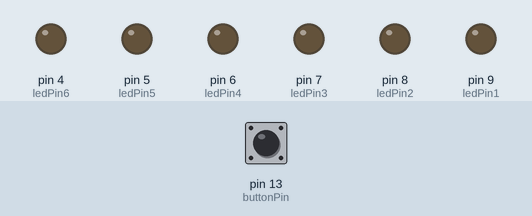
A sketch run on a simulated Arduino Uno, built with avr-gcc and run on an emulated ATmega328P. Shown: output pins drawn as LEDs (lit = HIGH). The test bench sets the inputs (shaded band); at power-on: pin 13 (buttonPin) LOW.

Above: at 1.2 s.
1.3 s: pin 13 (buttonPin) pulled HIGH for 0.15 s
At 2.7 s:
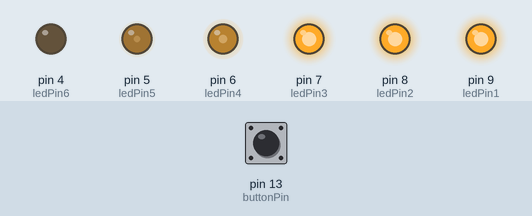
4.3 s: pin 13 (buttonPin) pulled HIGH for 1 s
At 5.1 s:
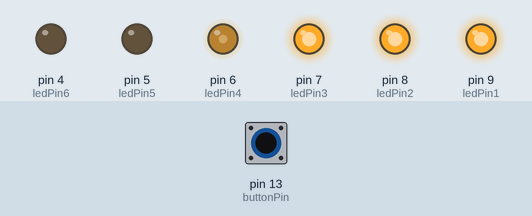
7.3 s: pin 13 (buttonPin) pulled HIGH for 3.2 s
At 7.75 s:
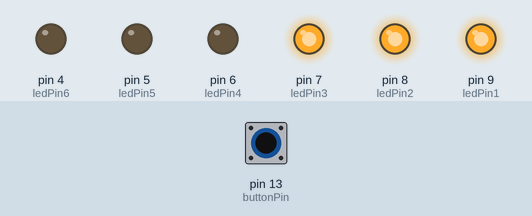
Timing chart, 0 to 13.3 s (numbered marks = the images above; inputs shaded):
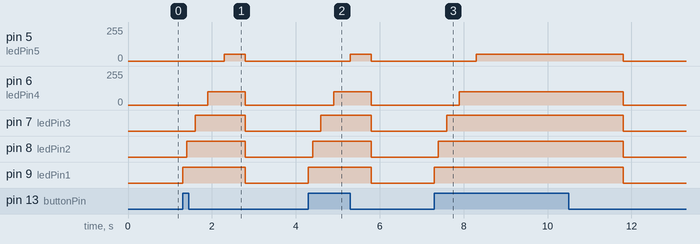

Measured:
- after the input at 1.3 s, pin 5 (ledPin5): 0/255 → 50/255 after 1.0 s, → 0/255 0.50 s later; pin 6 (ledPin4): 0/255 → 100/255 after 0.60 s, → 0/255 0.90 s later; pin 7 (ledPin3): LOW → HIGH after 0.30 s, → LOW 1.2 s later; pin 8 (ledPin2): LOW → HIGH after 0.10 s, → LOW 1.4 s later; pin 9 (ledPin1): LOW → HIGH at once, → LOW 1.5 s later
- after the input at 4.3 s, pin 5 (ledPin5): 0/255 → 50/255 after 1.0 s, → 0/255 0.50 s later; pin 6 (ledPin4): 0/255 → 100/255 after 0.60 s, → 0/255 0.90 s later; pin 7 (ledPin3): LOW → HIGH after 0.30 s, → LOW 1.2 s later; pin 8 (ledPin2): LOW → HIGH after 0.10 s, → LOW 1.4 s later; pin 9 (ledPin1): LOW → HIGH at once, → LOW 1.5 s later
- after the input at 7.3 s, pin 5 (ledPin5): 0/255 → 50/255 after 1.0 s, → 0/255 3.5 s later; pin 6 (ledPin4): 0/255 → 100/255 after 0.60 s, → 0/255 3.9 s later; pin 7 (ledPin3): LOW → HIGH after 0.30 s, → LOW 4.2 s later; pin 8 (ledPin2): LOW → HIGH after 0.10 s, → LOW 4.4 s later; pin 9 (ledPin1): LOW → HIGH at once, → LOW 4.5 s later

The sketch:

SS6_CascadingLights.ino
```cpp
// constants won't change. They're used here to set pin numbers:
const int buttonPin = 13;  // the number of the pushbutton pin
const int ledPin1 = 9;    // the number of the LED pin
const int ledPin2 = 8;    // the number of the LED pin
const int ledPin3 = 7;    // the number of the LED pin
const int ledPin4 = 6;    // the number of the LED pin
const int ledPin5 = 5;    // the number of the LED pin
const int ledPin6 = 4;    // the number of the LED pin

// variables will change:
int buttonState = 0;  // variable for reading the pushbutton status
//const long interval = 250;  // interval at which to blink (in milliseconds)

void setup() {
  // initialize the LED pin as an output:
  pinMode(ledPin1, OUTPUT);
  pinMode(ledPin2, OUTPUT);
  pinMode(ledPin3, OUTPUT);
  pinMode(ledPin4, OUTPUT);
  pinMode(ledPin5, OUTPUT);
  pinMode(ledPin6, OUTPUT);
  // initialize the pushbutton pin as an input:
  pinMode(buttonPin, INPUT);
}

void loop() {
  // read the state of the pushbutton value:
  buttonState = digitalRead(buttonPin);

  // check if the pushbutton is pressed. If it is, the buttonState is HIGH:
  if (buttonState == HIGH) {
    // Turn on LEDs with varying brightness
    analogWrite(ledPin1, 255); // Full brightness
    delay(100);  // Delay for LED 1
    analogWrite(ledPin2, 200); // Medium brightness
    delay(200);  // Delay for LED 2
    analogWrite(ledPin3, 150); // Low brightness
    delay(300);  // Delay for LED 3
    analogWrite(ledPin4, 100); // Dim brightness
    delay(400);  // Delay for LED 4
    analogWrite(ledPin5, 50);  // dim brightness
    delay(500);  // Delay for LED 5
    analogWrite(ledPin6, 25);  // Very dim brightness
  } else {
    // turn LED off:
    digitalWrite(ledPin1, LOW);
    digitalWrite(ledPin2, LOW);
    digitalWrite(ledPin3, LOW);
    digitalWrite(ledPin4, LOW);
    digitalWrite(ledPin5, LOW);
    digitalWrite(ledPin6, LOW);
  }
}
```
